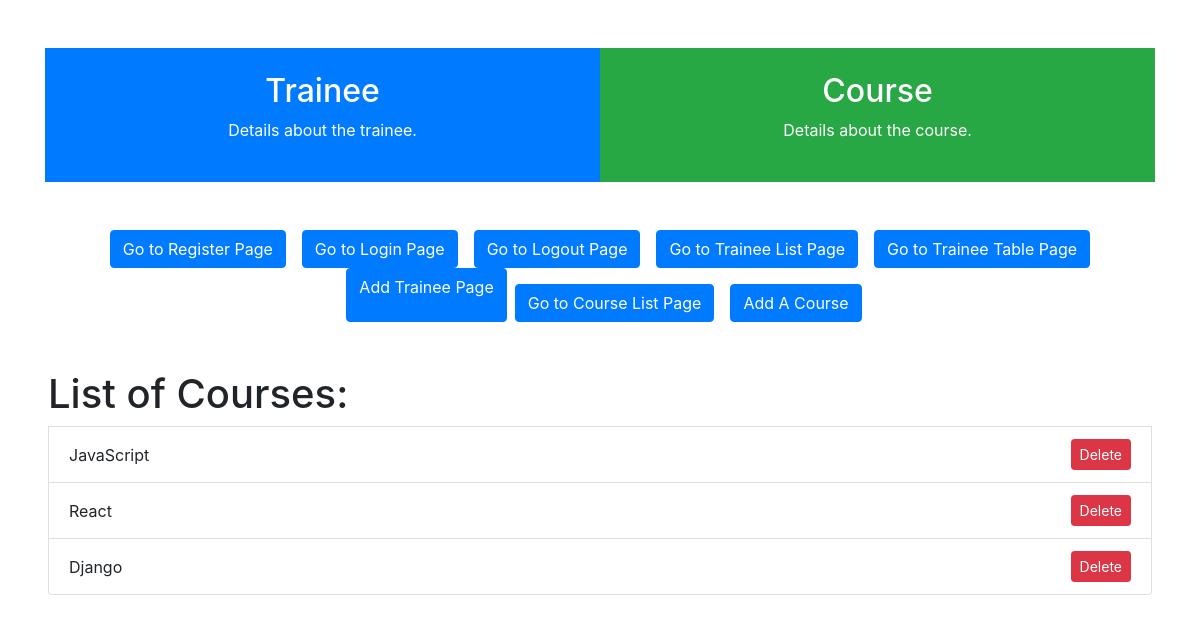
/course/, run on an earlier commit of the app's database.
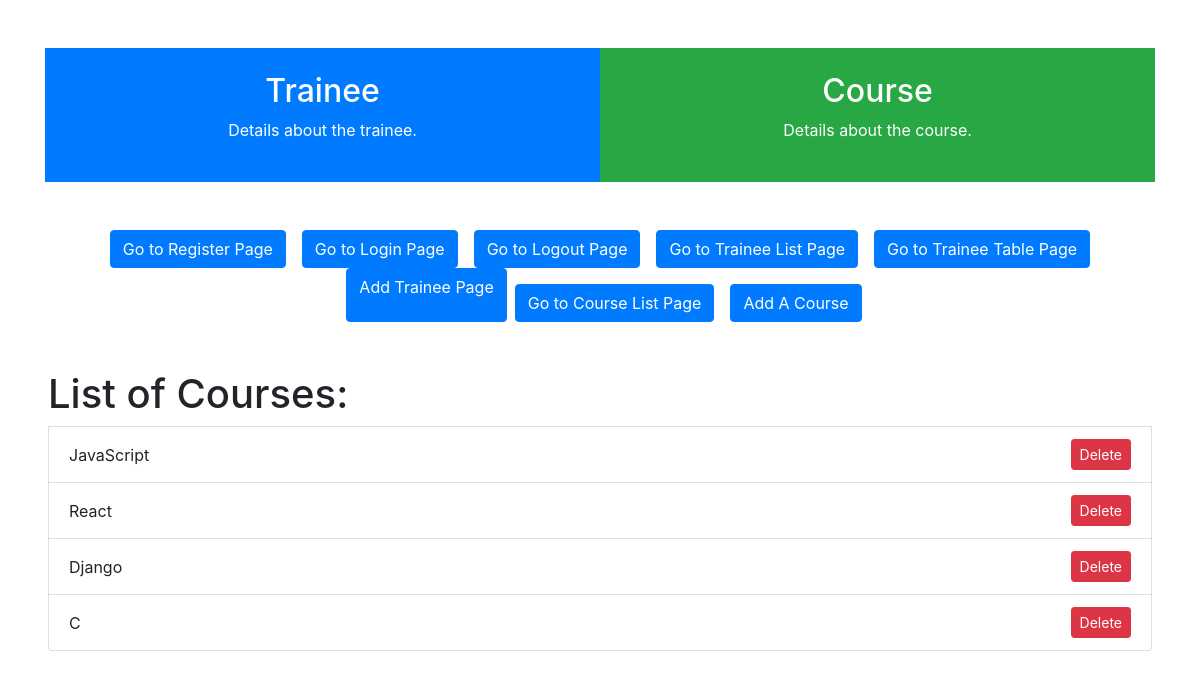
And on a later commit of the database.
### trainee/models.py (models this page shows)
class Course(models.Model):
    course = models.CharField(max_length=100)
    is_deleted = models.BooleanField(default=False)
    trainee = models.ForeignKey(Trainee, on_delete=models.CASCADE, null=True)

### course/views.py (the view)
# urls.py: path("", views.course, name="course"),
def course(request):
    if request.method == "POST":
        course = request.POST.get("course")
        Course(course=course).save()
        return redirect("course")
    else:
        lst_courses = Course.objects.all()
        return render(request, "course/courselist.html", {
            "courses": lst_courses
        })

### course/templates/course/courselist.html (shortened to what this page needs)
{% extends "trainee/layout.html" %}
{% block body %}
<ul class="list-group m-5">
    <h1>List of Courses:</h1>
    {% for course in courses %}
    <li class="list-group-item d-flex justify-content-between align-items-center">
        {{ course.course }}
        <form action="{% url 'delete_course' course.id %}" method="post">
            <button type="submit" class="btn btn-danger btn-sm">Delete</button>
        </form>
    </li>
    {% endfor %}
</ul>
{% endblock %}

What changed in the data, as far as the page shows it:
added Course: course "C"
